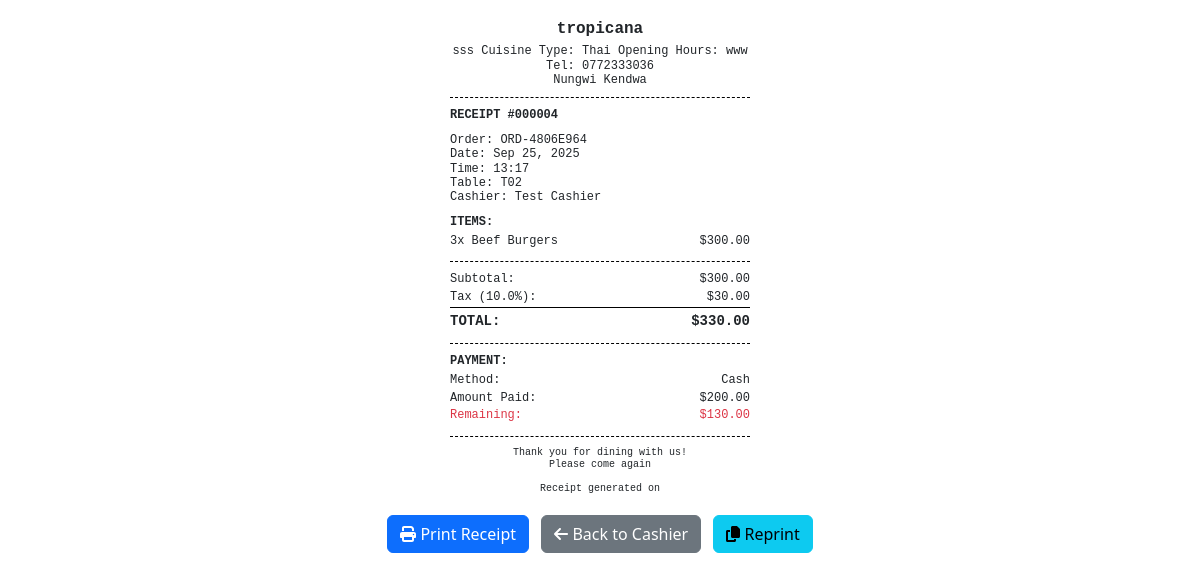
/cashier/receipt/4/ (signed in), run on the app's committed database.
### accounts/models.py (models this page shows, shortened)
class User(AbstractUser):
    role = models.ForeignKey(Role, on_delete=models.CASCADE, null=True, blank=True)
    owner = models.ForeignKey('self', on_delete=models.CASCADE, null=True, blank=True,
                             related_name='owned_users', limit_choices_to={'role__name': 'owner'})
    restaurant_name = models.CharField(max_length=200, blank=True,
                                     help_text="Name of the restaurant (for owners only)")
    restaurant_description = models.TextField(blank=True,
                                            help_text="Description of the restaurant (for owners only)")
    restaurant_qr_code = models.CharField(max_length=50, unique=True, blank=True, null=True,
                                        help_text="Unique QR code for restaurant access")
    phone_number = models.CharField(max_length=15, blank=True)
    address = models.TextField(blank=True)
    is_active_staff = models.BooleanField(default=True)
    created_at = models.DateTimeField(auto_now_add=True)
    updated_at = models.DateTimeField(auto_now=True)
    def is_administrator(self):
        return self.role and self.role.name == 'administrator'
    def is_owner(self):
        return self.role and self.role.name == 'owner'
    def is_customer_care(self):
        return self.role and self.role.name == 'customer_care'
    def is_cashier(self):
        return self.role and self.role.name == 'cashier'
    def is_customer(self):
        return self.role and self.role.name == 'customer'
    def get_owner(self):
        if self.is_owner():
            return self
        return self.owner
    def get_restaurant_name(self, request=None):
        owner = self.get_owner()
        return owner.restaurant_name if owner else "Unknown Restaurant"

class Role(models.Model):
    ROLE_CHOICES = [
        ('administrator', 'Administrator'),
        ('owner', 'Owner'),
        ('customer_care', 'Customer Care'),
        ('kitchen', 'Kitchen'),
        ('cashier', 'Cashier'),
        ('customer', 'Customer'),
    ]
    name = models.CharField(max_length=20, choices=ROLE_CHOICES, unique=True)
    description = models.TextField(blank=True)
    created_at = models.DateTimeField(auto_now_add=True)

### cashier/models.py (models this page shows, shortened)
class Payment(models.Model):
    PAYMENT_METHOD_CHOICES = [
        ('cash', 'Cash'),
        ('card', 'Card'),
        ('digital', 'Digital Payment'),
        ('voucher', 'Voucher'),
    ]
    order = models.ForeignKey(Order, on_delete=models.CASCADE, related_name='payments')
    amount = models.DecimalField(max_digits=10, decimal_places=2)
    payment_method = models.CharField(max_length=20, choices=PAYMENT_METHOD_CHOICES)
    processed_by = models.ForeignKey(User, on_delete=models.CASCADE, related_name='processed_payments')
    reference_number = models.CharField(max_length=50, blank=True)
    notes = models.TextField(blank=True)
    is_voided = models.BooleanField(default=False)
    voided_by = models.ForeignKey(User, on_delete=models.SET_NULL, null=True, blank=True, related_name='voided_payments')
    void_reason = models.TextField(blank=True)
    created_at = models.DateTimeField(auto_now_add=True)
    voided_at = models.DateTimeField(null=True, blank=True)

### orders/models.py (models this page shows, shortened)
class Order(models.Model):
    STATUS_CHOICES = [
        ('pending', 'Pending'),
        ('confirmed', 'Confirmed'),
        ('preparing', 'Preparing'),
        ('ready', 'Ready'),
        ('served', 'Served'),
        ('cancelled', 'Cancelled'),
        ('customer_refused', 'Customer Refused'),
        ('kitchen_error', 'Kitchen Error'),
        ('quality_issue', 'Quality Issue'),
        ('wasted', 'Food Wasted'),
    ]
    PAYMENT_STATUS_CHOICES = [
        ('unpaid', 'Unpaid'),
        ('paid', 'Paid'),
        ('partial', 'Partial'),
    ]
    order_number = models.CharField(max_length=20, unique=True)
    table_info = models.ForeignKey(TableInfo, on_delete=models.CASCADE, related_name='orders')
    ordered_by = models.ForeignKey(User, on_delete=models.CASCADE, related_name='orders_placed')
    confirmed_by = models.ForeignKey(User, on_delete=models.SET_NULL, null=True, blank=True, related_name='orders_confirmed')
    status = models.CharField(max_length=20, choices=STATUS_CHOICES, default='pending')
    total_amount = models.DecimalField(max_digits=10, decimal_places=2, default=Decimal('0.00'))
    payment_amount = models.DecimalField(max_digits=10, decimal_places=2, null=True, blank=True)
    payment_status = models.CharField(max_length=20, choices=PAYMENT_STATUS_CHOICES, default='unpaid')
    reason_if_cancelled = models.TextField(blank=True)
    special_instructions = models.TextField(blank=True)
    created_at = models.DateTimeField(auto_now_add=True)
    updated_at = models.DateTimeField(auto_now=True)
    def get_subtotal(self):
        return sum(item.get_total_price() for item in self.order_items.all())
    def get_total_discount(self):
        total_discount = Decimal('0.00')
        for item in self.order_items.all():
            if hasattr(item.product, 'has_active_promotion') and item.product.has_active_promotion():
                original_price = item.product.price
                discounted_price = item.product.get_current_price()
                discount_per_item = original_price - discounted_price
                total_discount += discount_per_item * item.quantity
        return total_discount
    def get_tax_amount(self):
        tax_rate = Decimal('0.10')
        return self.get_subtotal() * tax_rate
    @property
    def tax_rate(self):
        return 10  # 10% - can be made configurable
    def get_total(self):
        subtotal = self.get_subtotal()
        tax = self.get_tax_amount()
        return subtotal + tax
    class Meta:
        ordering = ['-created_at']

class OrderItem(models.Model):
    order = models.ForeignKey(Order, on_delete=models.CASCADE, related_name='order_items')
    product = models.ForeignKey(Product, on_delete=models.CASCADE)
    quantity = models.IntegerField(default=1)
    unit_price = models.DecimalField(max_digits=10, decimal_places=2)
    special_notes = models.TextField(blank=True)
    created_at = models.DateTimeField(auto_now_add=True)
    def get_total_price(self):
        if hasattr(self.product, 'get_current_price'):
            current_price = self.product.get_current_price()
            return self.quantity * current_price
        return self.get_subtotal()

### restaurant/models.py (models this page shows, shortened)
class TableInfo(models.Model):
    owner = models.ForeignKey(User, on_delete=models.CASCADE, related_name='tables',
                             limit_choices_to={'role__name': 'owner'}, null=True, blank=True)
    tbl_no = models.CharField(max_length=10)
    capacity = models.IntegerField(default=4)
    is_available = models.BooleanField(default=True)
    created_at = models.DateTimeField(auto_now_add=True)
    class Meta:
        verbose_name = "Table Information"
        verbose_name_plural = "Tables Information"
        unique_together = ['owner', 'tbl_no']  # Each owner can have their own table numbering

class Product(models.Model):
    name = models.CharField(max_length=200)
    description = models.TextField()
    main_category = models.ForeignKey(MainCategory, on_delete=models.CASCADE, related_name='products')
    sub_category = models.ForeignKey(SubCategory, on_delete=models.CASCADE, related_name='products', null=True, blank=True)
    price = models.DecimalField(max_digits=10, decimal_places=2, validators=[MinValueValidator(Decimal('0.01'))])
    available_in_stock = models.IntegerField(default=0, validators=[MinValueValidator(0)])
    image = models.ImageField(upload_to='products/', blank=True, null=True)
    is_available = models.BooleanField(default=True)
    preparation_time = models.IntegerField(help_text="Time in minutes", default=15)
    created_at = models.DateTimeField(auto_now_add=True)
    updated_at = models.DateTimeField(auto_now=True)
    @property
    def owner(self):
        return self.main_category.owner
    def get_current_price(self):
        from django.utils import timezone
        now = timezone.localtime(timezone.now())
        current_day = now.weekday() + 1  # Monday=1, Sunday=7
        current_time = now.time()
        active_promotions = HappyHourPromotion.objects.filter(
            owner=self.owner,
            is_active=True,
            start_time__lte=current_time,
            end_time__gte=current_time,
            days_of_week__contains=str(current_day)
        ).filter(
            models.Q(products=self) |
            models.Q(main_categories=self.main_category) |
            models.Q(sub_categories=self.sub_category)
        ).order_by('-discount_percentage')  # Get highest discount first
        if active_promotions.exists():
            promotion = active_promotions.first()
            discount_amount = self.price * (promotion.discount_percentage / Decimal('100'))
            discounted_price = self.price - discount_amount
            return max(discounted_price, Decimal('0.01'))  # Ensure minimum price
        return self.price
    def get_active_promotion(self):
        from django.utils import timezone
        now = timezone.localtime(timezone.now())
        current_day = now.weekday() + 1  # Monday=1, Sunday=7
        current_time = now.time()
        return HappyHourPromotion.objects.filter(
            owner=self.owner,
            is_active=True,
            start_time__lte=current_time,
            end_time__gte=current_time,
            days_of_week__contains=str(current_day)
        ).filter(
            models.Q(products=self) |
            models.Q(main_categories=self.main_category) |
            models.Q(sub_categories=self.sub_category)
        ).order_by('-discount_percentage').first()
    def has_active_promotion(self):
        return self.get_active_promotion() is not None
    class Meta:
        ordering = ['name']

class MainCategory(models.Model):
    owner = models.ForeignKey(User, on_delete=models.CASCADE, related_name='main_categories',
                             limit_choices_to={'role__name': 'owner'}, null=True, blank=True)
    name = models.CharField(max_length=100)
    description = models.TextField(blank=True)
    is_active = models.BooleanField(default=True)
    created_at = models.DateTimeField(auto_now_add=True)
    class Meta:
        verbose_name = "Main Category"
        verbose_name_plural = "Main Categories"
        unique_together = ['owner', 'name']  # Each owner can have their own category names

class SubCategory(models.Model):
    main_category = models.ForeignKey(MainCategory, on_delete=models.CASCADE, related_name='subcategories')
    name = models.CharField(max_length=100)
    description = models.TextField(blank=True)
    is_active = models.BooleanField(default=True)
    created_at = models.DateTimeField(auto_now_add=True)
    class Meta:
        verbose_name = "Sub Category"
        verbose_name_plural = "Sub Categories"
        unique_together = ['main_category', 'name']

### cashier/views.py (the view)
# urls.py: path('receipt/<int:payment_id>/', views.generate_receipt, name='generate_receipt'),
@login_required
def generate_receipt(request, payment_id):
    if not (request.user.is_cashier() or request.user.is_customer_care() or request.user.is_owner()):
        messages.error(request, "Access denied. Cashier, Customer Care, or Owner role required.")
        return redirect('accounts:profile')
    owner = get_owner_filter(request.user)
    payment = get_object_or_404(
        Payment,
        id=payment_id,
        order__table_info__owner=owner
    )
    order = payment.order
    change_amount = payment.amount - order.get_total() if payment.payment_method == 'cash' and payment.amount > order.get_total() else Decimal('0.00')
    remaining_balance = order.get_total() - payment.amount if payment.amount < order.get_total() else Decimal('0.00')
    context = {
        'payment': payment,
        'order': order,
        'user': request.user,  # For restaurant info
        'change_amount': change_amount,
        'remaining_balance': remaining_balance,
    }
    return render(request, 'cashier/receipt.html', context)

### templates/cashier/receipt.html (shortened to what this page needs)
{% load static %}
<!DOCTYPE html>
<html lang="en">
<head>
    <link href="https://cdn.jsdelivr.net/npm/bootstrap@5.3.0/dist/css/bootstrap.min.css" rel="stylesheet">
</head>
<body>
    <div class="container">
        <div class="receipt-container">
            <div class="receipt-header">
                <div class="receipt-title">{{ user.get_restaurant_name|default:"Restaurant Name" }}</div>
                <div>{{ user.restaurant_description|default:"Quality Food & Service" }}</div>
                {% if user.phone_number %}
                <div>Tel: {{ user.phone_number }}</div>
                {% endif %}
                {% if user.address %}
                <div>{{ user.address }}</div>
                {% endif %}
            </div>
            <div class="receipt-info">
                <div class="receipt-number">RECEIPT #{{ payment.id|stringformat:"06d" }}</div>
                <div>Order: {{ order.order_number }}</div>
                <div>Date: {{ payment.created_at|date:"M d, Y" }}</div>
                <div>Time: {{ payment.created_at|date:"H:i" }}</div>
                <div>Table: {{ order.table_info.tbl_no|default:"Takeaway" }}</div>
                <div>Cashier: {{ payment.processed_by.first_name }} {{ payment.processed_by.last_name }}</div>
            </div>
            <div class="receipt-items">
                <div style="font-weight: bold; margin-bottom: 5px;">ITEMS:</div>
                {% for item in order.order_items.all %}
                    <div class="item-row">
                        <div class="item-name">
                            {{ item.quantity }}x {{ item.product.name }}
                        </div>
                        <div class="item-price">${{ item.get_total_price|floatformat:2 }}</div>
                    </div>
                {% endfor %}
            </div>
            <div class="receipt-totals">
                <div class="total-row">
                    <div>Subtotal:</div>
                    <div>${{ order.get_subtotal|floatformat:2 }}</div>
                </div>
                <div class="total-row">
                    <div>Tax ({{ order.tax_rate|floatformat:1 }}%):</div>
                    <div>${{ order.get_tax_amount|floatformat:2 }}</div>
                </div>
                <div class="total-row grand-total">
                    <div>TOTAL:</div>
                    <div>${{ order.get_total|floatformat:2 }}</div>
                </div>
            </div>
            <div class="receipt-payment">
                <div style="font-weight: bold; margin-bottom: 5px;">PAYMENT:</div>
                <div class="total-row">
                    <div>Method:</div>
                    <div>{{ payment.get_payment_method_display }}</div>
                </div>
                <div class="total-row">
                    <div>Amount Paid:</div>
                    <div>${{ payment.amount|floatformat:2 }}</div>
                </div>
                {% if remaining_balance > 0 %}
                <div class="total-row" style="color: #dc3545;">
                    <div>Remaining:</div>
                    <div>${{ remaining_balance|floatformat:2 }}</div>
                </div>
                {% endif %}
            </div>
            <div class="receipt-footer">
                <div>Thank you for dining with us!</div>
                <div>Please come again</div>
                <br>
                <div>Receipt generated on</div>
            </div>
        </div>
        <div class="print-buttons no-print">
            <button type="button" class="btn btn-primary me-2" onclick="window.print()">
                <i class="fas fa-print"></i> Print Receipt
            </button>
            <a href="/cashier/receipts/" class="btn btn-secondary">
                <i class="fas fa-arrow-left"></i> Back to Cashier
            </a>
            <a href="{% url 'cashier:reprint_receipt' payment.id %}" class="btn btn-info ms-2">
                <i class="fas fa-copy"></i> Reprint
            </a>
        </div>
    </div>
</body>
</html>

### data on the page
User: get_restaurant_name "tropicana", restaurant_description "sss Cuisine Type: Thai Opening Hours: www", phone_number "0772333036", address "Nungwi Kendwa"
Payment: id "000004", created_at "Sep 25, 2025", created_at "13:17", processed_by.first_name "Test", processed_by.last_name "Cashier", payment_method "Cash", amount "200.00"
Order: order_number "ORD-4806E964", table_info.tbl_no "T02", get_subtotal "300.00", tax_rate "10.0", get_tax_amount "30.00", get_total "330.00"
OrderItem: quantity "3", product.name "Beef Burgers", get_total_price "300.00"

### other printed values
{{ remaining_balance|floatformat:2 }} "130.00"
